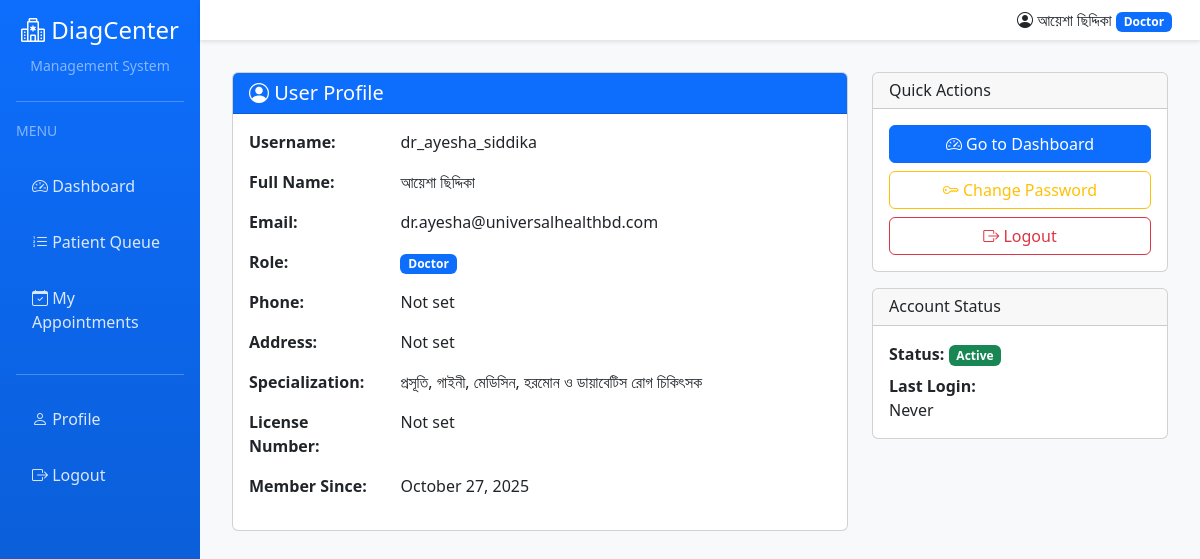
Page /accounts/profile/ (signed in) on the committed database.
### accounts/models.py (models this page shows, shortened)
class User(AbstractUser):
    ROLE_CHOICES = [
        ('ADMIN', 'Admin'),
        ('DOCTOR', 'Doctor'),
        ('RECEPTIONIST', 'Receptionist'),
        ('LAB', 'Lab Staff'),
        ('PHARMACY', 'Pharmacy Staff'),
        ('CANTEEN', 'Canteen Staff'),
    ]
    role = models.CharField(max_length=20, choices=ROLE_CHOICES, default='RECEPTIONIST')
    phone = models.CharField(max_length=20, blank=True)
    address = models.TextField(blank=True)
    specialization = models.CharField(max_length=100, blank=True, help_text="For doctors")
    license_number = models.CharField(max_length=50, blank=True, help_text="Professional license")
    profile_picture = models.ImageField(upload_to='profiles/', blank=True, null=True)
    is_active = models.BooleanField(default=True)
    created_at = models.DateTimeField(auto_now_add=True)
    updated_at = models.DateTimeField(auto_now=True)
    class Meta:
        ordering = ['-created_at']
    @property
    def is_admin(self):
        return self.role == 'ADMIN' or self.is_superuser
    @property
    def is_doctor(self):
        return self.role == 'DOCTOR'
    @property
    def is_receptionist(self):
        return self.role == 'RECEPTIONIST'

### accounts/views.py (the view)
# urls.py: path('profile/', views.profile, name='profile'),
@login_required
def profile(request):
    return render(request, 'accounts/profile.html')

### templates/accounts/profile.html (shortened to what this page needs)
{% extends 'base.html' %}
{% block content %}
<div class="row">
    <div class="col-md-8">
        <div class="card">
            <div class="card-header bg-primary text-white">
                <h5 class="mb-0"><i class="bi bi-person-circle"></i> User Profile</h5>
            </div>
            <div class="card-body">
                <div class="row mb-3">
                    <div class="col-md-3 fw-bold">Username:</div>
                    <div class="col-md-9">{{ user.username }}</div>
                </div>
                <div class="row mb-3">
                    <div class="col-md-3 fw-bold">Full Name:</div>
                    <div class="col-md-9">{{ user.get_full_name|default:"Not set" }}</div>
                </div>
                <div class="row mb-3">
                    <div class="col-md-3 fw-bold">Email:</div>
                    <div class="col-md-9">{{ user.email|default:"Not set" }}</div>
                </div>
                <div class="row mb-3">
                    <div class="col-md-3 fw-bold">Role:</div>
                    <div class="col-md-9">
                        <span class="badge bg-primary">{{ user.get_role_display }}</span>
                    </div>
                </div>
                <div class="row mb-3">
                    <div class="col-md-3 fw-bold">Phone:</div>
                    <div class="col-md-9">{{ user.phone|default:"Not set" }}</div>
                </div>
                <div class="row mb-3">
                    <div class="col-md-3 fw-bold">Address:</div>
                    <div class="col-md-9">{{ user.address|default:"Not set" }}</div>
                </div>
                {% if user.is_doctor %}
                <div class="row mb-3">
                    <div class="col-md-3 fw-bold">Specialization:</div>
                    <div class="col-md-9">{{ user.specialization|default:"Not specified" }}</div>
                </div>
                <div class="row mb-3">
                    <div class="col-md-3 fw-bold">License Number:</div>
                    <div class="col-md-9">{{ user.license_number|default:"Not set" }}</div>
                </div>
                {% endif %}
                <div class="row mb-3">
                    <div class="col-md-3 fw-bold">Member Since:</div>
                    <div class="col-md-9">{{ user.date_joined|date:"F d, Y" }}</div>
                </div>
            </div>
        </div>
    </div>
    <div class="col-md-4">
        <div class="card mb-3">
            <div class="card-header">
                <h6 class="mb-0">Quick Actions</h6>
            </div>
            <div class="card-body">
                <a href="{% url 'accounts:dashboard' %}" class="btn btn-primary w-100 mb-2">
                    <i class="bi bi-speedometer2"></i> Go to Dashboard
                </a>
                <a href="/admin/accounts/user/{{ user.id }}/password/" class="btn btn-outline-warning w-100 mb-2">
                    <i class="bi bi-key"></i> Change Password
                </a>
                <a href="{% url 'accounts:logout' %}" class="btn btn-outline-danger w-100">
                    <i class="bi bi-box-arrow-right"></i> Logout
                </a>
            </div>
        </div>
        <div class="card">
            <div class="card-header">
                <h6 class="mb-0">Account Status</h6>
            </div>
            <div class="card-body">
                <p class="mb-2">
                    <strong>Status:</strong>
                    {% if user.is_active %}
                    <span class="badge bg-success">Active</span>
                    {% else %}
                    <span class="badge bg-danger">Inactive</span>
                    {% endif %}
                </p>
                <p class="mb-0">
                    <strong>Last Login:</strong><br>
                    {{ user.last_login|date:"F d, Y g:i A"|default:"Never" }}
                </p>
            </div>
        </div>
    </div>
</div>
{% endblock %}

### templates/base.html (shortened to what this page needs)
<!DOCTYPE html>
<html lang="en">
<head>
    <link href="https://cdn.jsdelivr.net/npm/bootstrap@5.3.0/dist/css/bootstrap.min.css" rel="stylesheet">
    <link href="https://cdn.jsdelivr.net/npm/bootstrap-icons@1.10.0/font/bootstrap-icons.css" rel="stylesheet">
</head>
<body>
    {% if user.is_authenticated %}
    <div class="container-fluid">
        <div class="row">
            <nav class="col-md-2 col-lg-2 d-md-block sidebar collapse p-3" id="sidebar">
                <div class="text-center mb-4">
                    <h4><i class="bi bi-hospital"></i> DiagCenter</h4>
                    <small class="text-white-50">Management System</small>
                </div>
                <hr class="bg-white">
                <div class="mb-3">
                    <small class="text-white-50 text-uppercase">Menu</small>
                </div>
                <ul class="nav flex-column">
                    <li class="nav-item">
                        <a class="nav-link" href="{% url 'accounts:dashboard' %}">
                            <i class="bi bi-speedometer2"></i> Dashboard
                        </a>
                    </li>
                    {% if user.is_admin %}
                    <li class="nav-item">
                        <a class="nav-link" href="{% url 'accounts:admin_finance' %}">
                            <i class="bi bi-cash-stack"></i> Finance
                        </a>
                    </li>
                    <li class="nav-item">
                        <a class="nav-link" href="{% url 'accounts:pc_dashboard' %}">
                            <i class="bi bi-cash-coin"></i> PC Commission
                        </a>
                    </li>
                    <li class="nav-item">
                        <a class="nav-link" href="{% url 'accounts:doctor_management' %}">
                            <i class="bi bi-person-badge"></i> Doctors
                        </a>
                    </li>
                    <li class="nav-item">
                        <a class="nav-link" href="{% url 'lab:test_manage' %}">
                            <i class="bi bi-flask"></i> Lab Tests
                        </a>
                    </li>
                    <li class="nav-item">
                        <a class="nav-link" href="{% url 'finance:financial_reports' %}">
                            <i class="bi bi-graph-up"></i> Reports
                        </a>
                    </li>
                    {% elif user.is_doctor %}
                    <li class="nav-item">
                        <a class="nav-link" href="{% url 'appointments:queue_display' %}">
                            <i class="bi bi-list-ol"></i> Patient Queue
                        </a>
                    </li>
                    <li class="nav-item">
                        <a class="nav-link" href="{% url 'appointments:appointment_list' %}">
                            <i class="bi bi-calendar-check"></i> My Appointments
                        </a>
                    </li>
                    {% endif %}
                </ul>
                <hr class="bg-white mt-4">
                <ul class="nav flex-column">
                    <li class="nav-item">
                        <a class="nav-link" href="{% url 'accounts:profile' %}">
                            <i class="bi bi-person"></i> Profile
                        </a>
                    </li>
                    <li class="nav-item">
                        <a class="nav-link" href="{% url 'accounts:logout' %}">
                            <i class="bi bi-box-arrow-right"></i> Logout
                        </a>
                    </li>
                </ul>
            </nav>
            <main class="col-md-10 ms-sm-auto col-lg-10 px-0">
                <nav class="navbar navbar-expand-lg navbar-light bg-white">
                    <div class="container-fluid">
                        <div class="ms-auto d-flex align-items-center">
                            <span class="me-3">
                                <i class="bi bi-person-circle"></i>
                                {{ user.get_full_name|default:user.username }}
                                <span class="badge bg-primary">{{ user.get_role_display }}</span>
                            </span>
                        </div>
                    </div>
                </nav>
                <div class="content-wrapper">
                    {% block content %}{% endblock %}
                </div>
            </main>
        </div>
    </div>
    {% else %}
    {% block login_content %}{% endblock %}
    {% endif %}
</body>
</html>

### templates/base.html (style rules this page uses)
body { min-height: 100vh; background-color: #f8f9fa; }
.sidebar { min-height: 100vh; background: linear-gradient(180deg, #0d6efd 0%, #0a58ca 100%); color: white; }
.sidebar .nav-link { color: rgba(255, 255, 255, 0.85); padding: 0.75rem 1rem; margin: 0.25rem 0; border-radius: 0.5rem; }
.content-wrapper { padding: 2rem; }
.navbar { box-shadow: 0 2px 4px rgba(0,0,0,0.1); }

### rows in the picture
User: get_full_name "আয়েশা ছিদ্দিকা", role "Doctor", username "dr_ayesha_siddika", email "dr.ayesha@universalhealthbd.com", phone "Not set", address "Not set", specialization "প্রসূতি, গাইনী, মেডিসিন, হরমোন ও ডায়াবেটিস রোগ চিকিৎসক", license_number "Not set", date_joined "October 27, 2025", last_login "Never"
